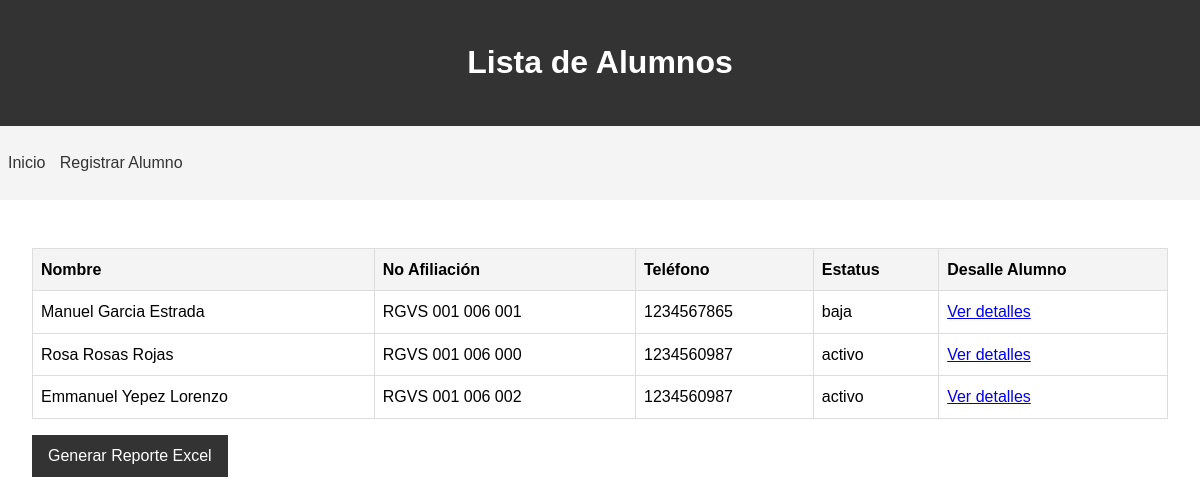
Page /alumnos on the earlier database version.
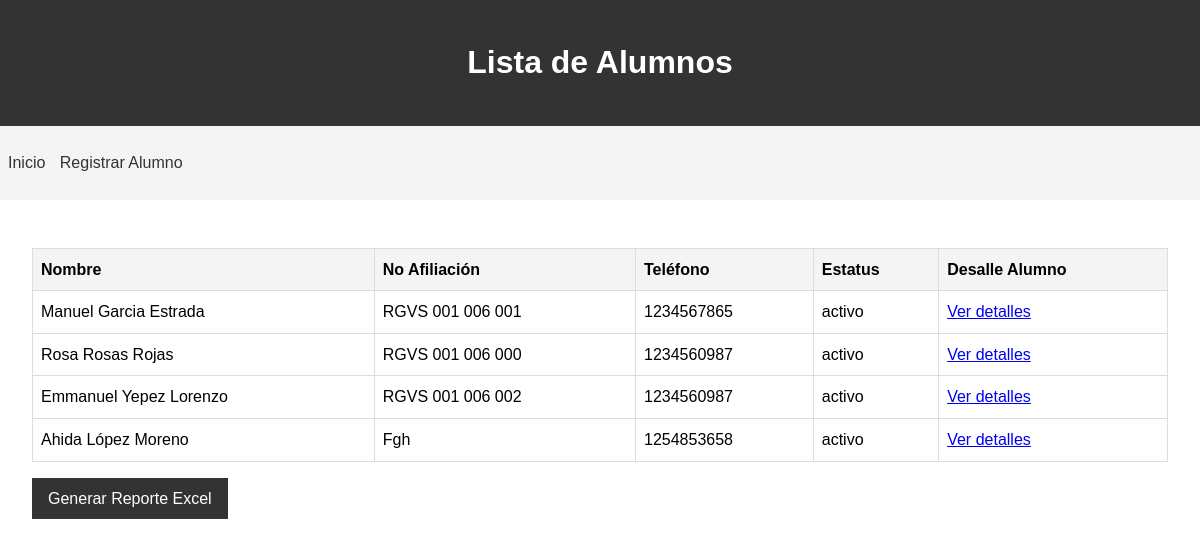
Same page on the later database version.
### app.py (models this page shows)
class Alumno(Base):
    __tablename__ = 'alumnos'
    id = Column(Integer, primary_key=True)
    apaterno = Column(String(50), nullable=False)
    apmaterno = Column(String(50), nullable=False)
    nombre = Column(String(50), nullable=False)
    fbday = Column(Date, nullable=False)
    curp = Column(String(18), unique=True, nullable=False)
    calle = Column(String(100), nullable=False)
    numero = Column(String(10), nullable=False)
    colonia = Column(String(100), nullable=False)
    email = Column(String(100), nullable=False)
    telefono = Column(String(15), nullable=False)
    numafiliacion = Column(String(20), unique=True, nullable=False)
    estatus = Column(String(10), nullable=False)
    pagos = relationship("Pago", back_populates="alumno")

### app.py (the view)
@app.route('/alumnos')
def lista_alumnos():
    session = Session()
    try:
        alumnos = session.query(Alumno).all()
        return render_template('lista_alumnos.html', alumnos=alumnos)
    except Exception as e:
        return f"Error: {str(e)}"
    finally:
        session.close()

### templates/lista_alumnos.html (shortened to what this page needs)
<!DOCTYPE html>
<html lang="es">
<head>
    <link rel="stylesheet" href="{{ url_for('static', filename='css/styles.css') }}">
</head>
<body>
    <header>
        <h1>Lista de Alumnos</h1>
    </header>
    <nav>
        <ul>
            <li><a href="{{ url_for('index') }}">Inicio</a></li>
            <li><a href="{{ url_for('registro') }}">Registrar Alumno</a></li>
        </ul>
    </nav>
    <main>
        <table>
            <thead>
                <tr>
                    <th>Nombre</th>
                    <th>No Afiliación</th>
                    <th>Teléfono</th>
                    <th>Estatus</th>
                    <th>Desalle Alumno</th>
                </tr>
            </thead>
            <tbody>
                {% for alumno in alumnos %}
                <tr>
                    <td>{{ alumno.nombre }} {{ alumno.apaterno }} {{ alumno.apmaterno }}</td>
                    <td>{{ alumno.numafiliacion }}</td>
                    <td>{{ alumno.telefono }}</td>
                    <td>{{ alumno.estatus }}</td>
                    <td>
                        <a href="{{ url_for('detalle_alumno', id=alumno.id) }}">Ver detalles</a>
                    </td>
                </tr>
                {% endfor %}
            </tbody>
        </table>
        <a href="{{ url_for('generar_reporte') }}" class="button">Generar Reporte Excel</a>
    </main>
</body>
</html>

### static/css/styles.css (style rules this page uses)
body { font-family: Arial, sans-serif; line-height: 1.6; margin: 0; padding: 0; }
header { background-color: #333; color: #fff; text-align: center; padding: 1rem; }
nav { background-color: #f4f4f4; padding: 0.5rem; }
nav ul { list-style-type: none; padding: 0; }
nav ul li { display: inline; margin-right: 10px; }
nav ul li a { text-decoration: none; color: #333; }
main { padding: 2rem; }
table { width: 100%; border-collapse: collapse; margin-top: 1rem; }
th, td { border: 1px solid #ddd; padding: 0.5rem; text-align: left; }
th { background-color: #f4f4f4; }
.button { display: inline-block; padding: 0.5rem 1rem; background-color: #333; color: #fff; text-decoration: none; margin-top: 1rem; }

Differences in the rows shown:
changed Alumno "Manuel": estatus "baja" → "activo"
added Alumno: nombre "Ahida", apaterno "López", apmaterno "Moreno", numafiliacion "Fgh", telefono "1254853658", estatus "activo"
